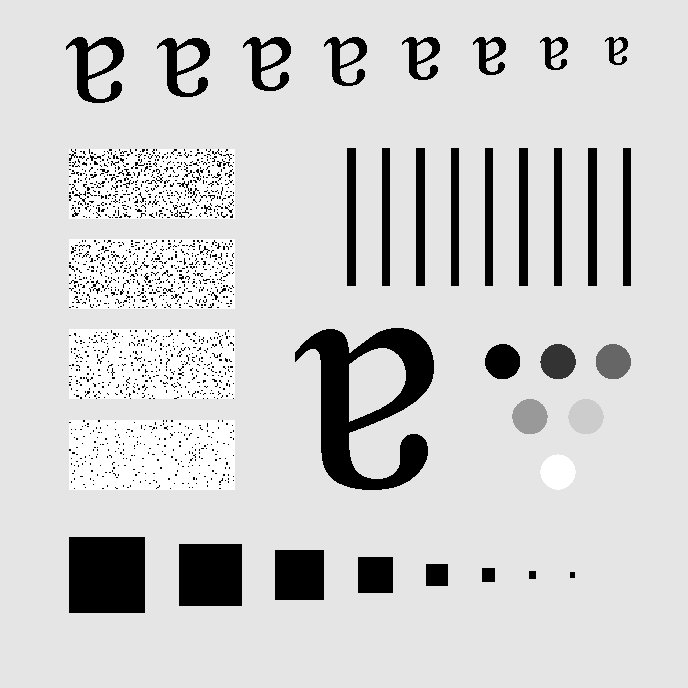
#> input picture Assignment 3/Images/characters.tif, 688 x 688 px, found by its file name
$ python gaussianLPF.py
#> lines starting #> are read from the running program, lines starting #| are printed output that depends on the picture; after the words box and inside, x2 and y2 are one past the last pixel; in counts of white or black regions, pixels touching at a corner belong together
### Assignment 3/filtering.py
import numpy as np
import cv2
import matplotlib.pyplot as plt


############################### Ideal low pass filter #############################################################
def low_pass_filter(thresold, P, Q):
    all_black_image = np.zeros([P,Q])

    for u in range(P):
        for v in range(Q):
            dist = np.sqrt((u - P/2)**2 + (v - Q/2)**2)
            if dist > thresold:
                all_black_image[u][v] = 0
            else:
                all_black_image[u][v] = 1
    low_passed = all_black_image
    return low_passed


################################### Ideal high pass filter #######################################################

# [4 lines left out: function high_pass_filter, not called in this run]
########################################## Ideal Band pass filter ################################################
def band_pass_filter(Dh, Dl,P, Q):
    band_passed = high_pass_filter(Dh, P,Q) * low_pass_filter(Dl, P, Q)
    return band_passed


##################################################### Driver code ###############################################
# [62 lines that do not run on import are left out]


### Assignment 3/gaussianLPF.py
import numpy as np
import cv2
import matplotlib.pyplot as plt
from filtering import low_pass_filter


################################## Gaussian low pass filter ##############################################################
def gaussian_low_pass_filter(thresold, P, Q):
    all_black_image = np.zeros([P,Q])                                              # Create an image having all pixel zero.

    for u in range(P):
        for v in range(Q):
            dist = np.sqrt((u - P/2)**2 + (v - Q/2)**2)                            # Itrate all the element and apply formula only
            gauss = np.exp(-(dist**2 )/ (2 * thresold**2))
            all_black_image[u][v] = gauss
    gaussian_lpf = all_black_image
    return gaussian_lpf

###################################################### Driver code ########################################################
if __name__=='__main__':
    original_image = cv2.imread('Images\characters.tif', 0)                       # Read the image find its DFT
#> original_image is the input picture: shape (688, 688); min 0, max 255, mean 207.3
    P, Q = original_image.shape
#> P = 688; Q = 688
    dft_of_image = np.fft.fft2(original_image)                                    # Find the DFT of image
    dft_of_image_centred = np.fft.fftshift(dft_of_image)                          # Center the DFT
    ############################################ First ideal low pass filter ##############################################
    ideal_lpf = low_pass_filter(100, P, Q)
#> after the loop in low_pass_filter, `for u in range(P):`:
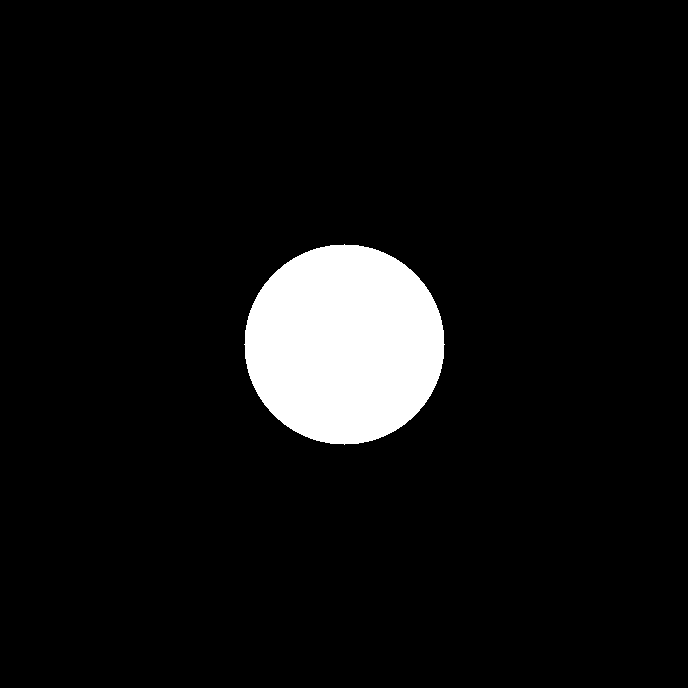
#> all_black_image: shape (688, 688) float64; values 0 (black) and 1 (white), 6.6% white; 1 white region, box (x1, y1, x2, y2) and area: (244, 244, 445, 445) 31417
    ideal_lpf_image = np.multiply(dft_of_image_centred, ideal_lpf)                # Ideal low passed image
    ideal_lpf_image_uncent = np.fft.ifftshift(ideal_lpf_image)                    # Center shift
    inverse_fft = np.fft.ifft2(ideal_lpf_image_uncent)                            # Inverse DFT

    plt.figure(1)                                                                 # Plot the filter
    plt.subplot(2,2,1)
    plt.imshow(ideal_lpf, cmap = 'gray')
    plt.title('Ideal low pass filter with D0 = 100')

    plt.subplot(2, 2, 2)                                                          # Plot low passed image
    plt.imshow(abs(inverse_fft), cmap='gray')
    plt.title('Ideal low passed image')


    ############################################# Gaussian low pass filter ################################################

    gaussian_lpf = gaussian_low_pass_filter(100, P, Q)                             # Gaussian Low pass filter with cut off 100
#> after the loop in gaussian_low_pass_filter, `for u in range(P):`:
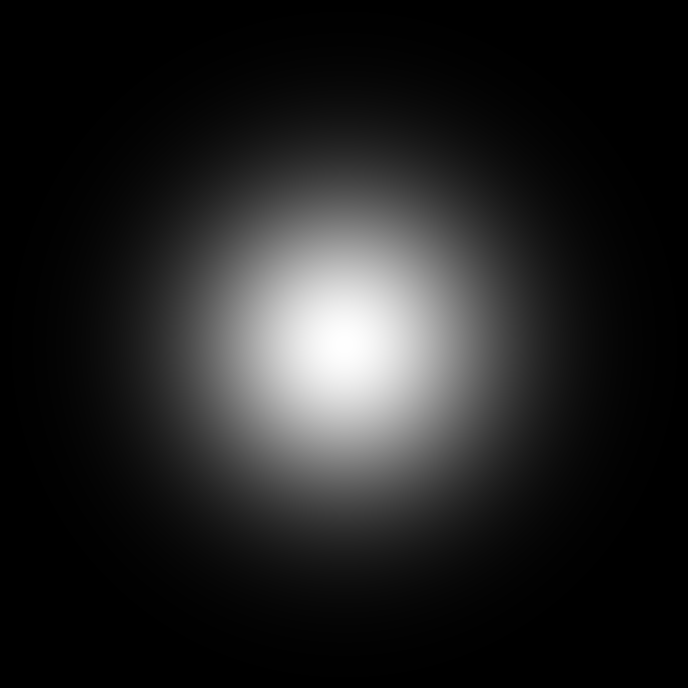
#> all_black_image: shape (688, 688) float64; min 7.26e-06, max 1, mean 0.133

    gauss_low_passed = np.multiply(dft_of_image_centred ,gaussian_lpf)             # Element wise multiplication of filter and image
    low_passed_uncenter = np.fft.ifftshift(gauss_low_passed)                       # Center shift
    inverse_fft = np.fft.ifft2(low_passed_uncenter)                                # Inverse DFT

    plt.subplot(2, 2, 3)                                                           # Plot the filter
    plt.imshow(gaussian_lpf, cmap='gray')
    plt.title('Gaussian low pass filter')

    plt.subplot(2,2,4)                                                             # Plot the filtered image
    plt.imshow(abs(inverse_fft), cmap='gray')
    plt.title('Gaussian low passed image')
    plt.show()
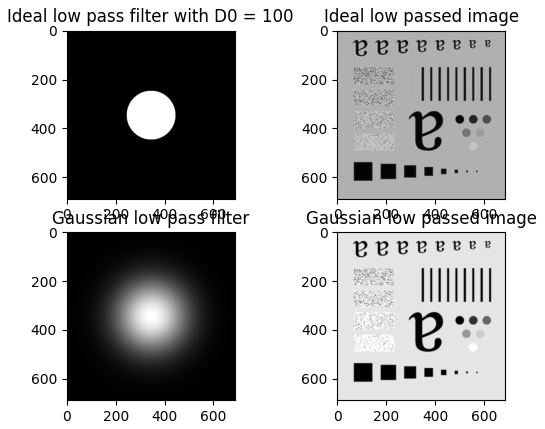
#> figure drawn by matplotlib, 4 panels
